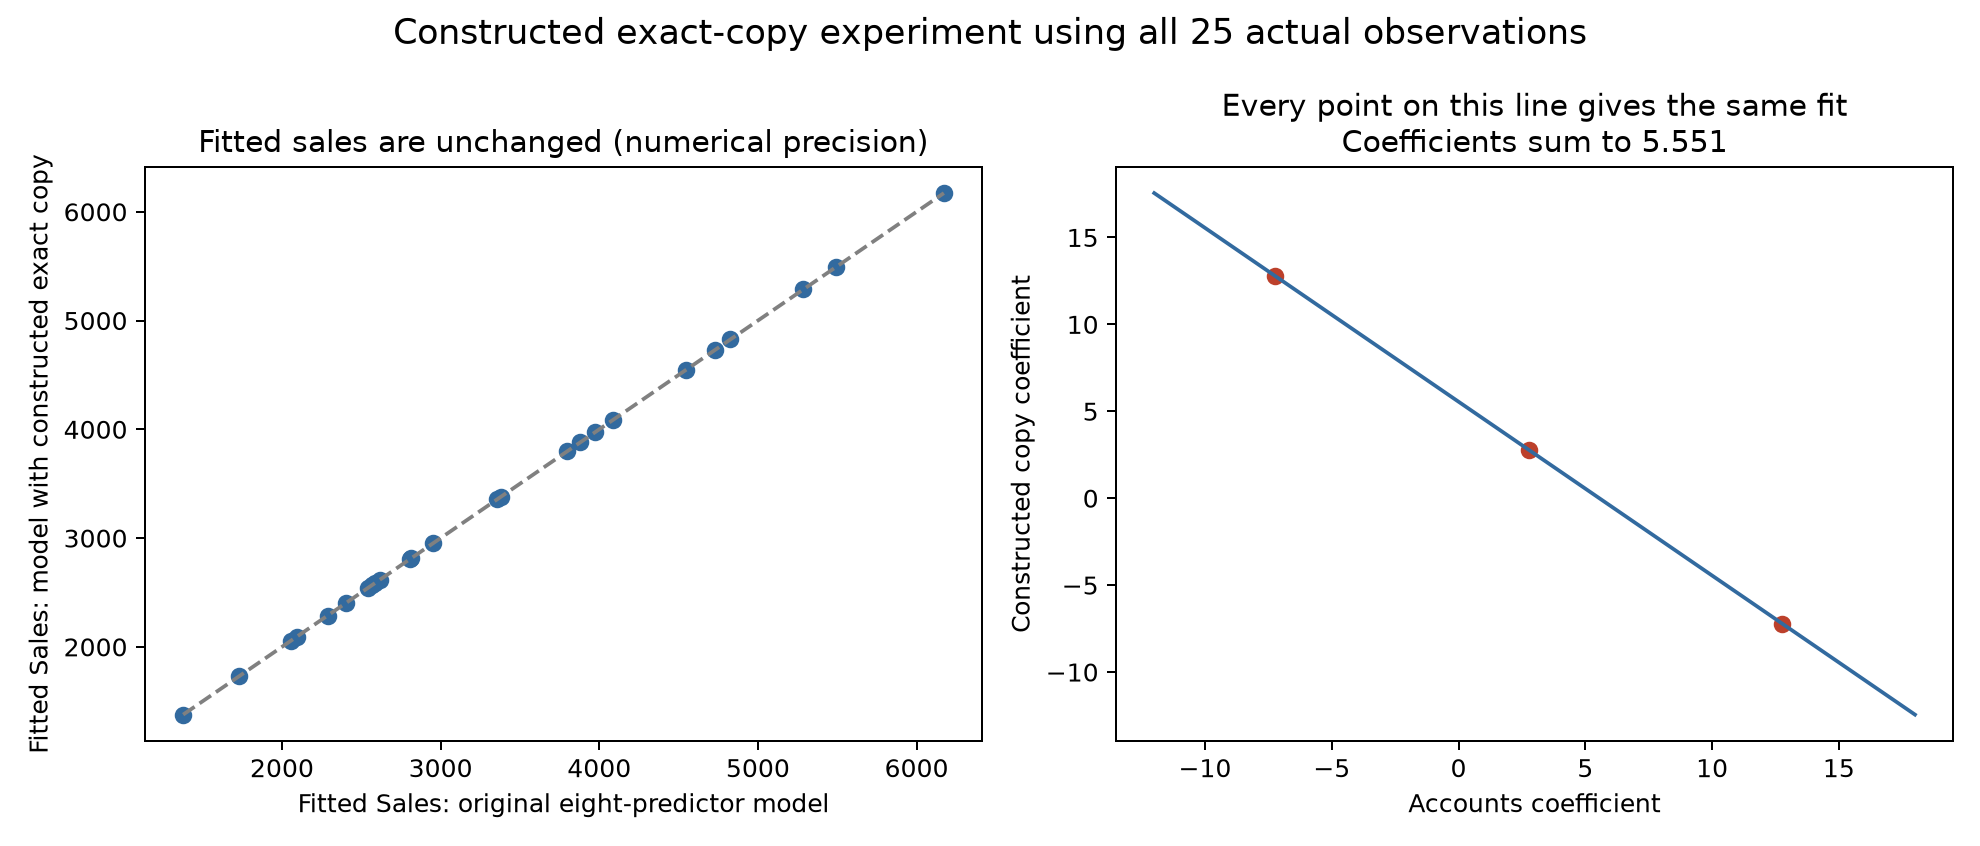

Python code for this plot:
import os
os.environ['MPLCONFIGDIR']='.mplcache'
import matplotlib
matplotlib.use('Agg')
import matplotlib.pyplot as plt
import pandas as pd
import numpy as np
import statsmodels.api as sm
import json

df=pd.read_csv('sales_territory.csv')
x=sm.add_constant(df.drop(columns='Sales'))
base=sm.OLS(df.Sales,x).fit()
xc=x.copy();xc['Accounts_exact_copy_constructed']=df.Accts
copy=sm.OLS(df.Sales,xc).fit()
constructed=df.copy();constructed['Accounts_exact_copy_constructed']=df.Accts
constructed.to_csv('sales_with_constructed_accounts_exact_copy.csv',index=False)
variants=[]
for shift in [-10,0,10]:
    b=copy.params.copy();b['Accts']+=shift;b['Accounts_exact_copy_constructed']-=shift
    variants.append({'Accounts_coefficient':float(b.Accts),'copy_coefficient':float(b.Accounts_exact_copy_constructed),'sum':float(b.Accts+b.Accounts_exact_copy_constructed),'max_fitted_difference_from_original':float(np.max(np.abs(xc@b-base.fittedvalues)))})
r={'original_accounts_slope':float(base.params.Accts),'original_design_columns':x.shape[1],'original_design_rank':int(np.linalg.matrix_rank(x)),'duplicate_design_columns':xc.shape[1],'duplicate_design_rank':int(np.linalg.matrix_rank(xc)),'software_pseudoinverse_accounts_coefficient':float(copy.params.Accts),'software_pseudoinverse_copy_coefficient':float(copy.params.Accounts_exact_copy_constructed),'max_fitted_difference':float(np.max(np.abs(copy.fittedvalues-base.fittedvalues))),'equivalent_coefficient_choices':variants,'combined_accounts_slope_standard_error':float(base.bse.Accts),'combined_accounts_slope_ci95':base.conf_int().loc['Accts'].tolist()}
with open('accounts_exact_copy_demo_results.json','w') as f:json.dump(r,f,indent=2)
fig,axes=plt.subplots(1,2,figsize=(11,4.7))
axes[0].scatter(base.fittedvalues,copy.fittedvalues,color='#326a9f')
lo=base.fittedvalues.min();hi=base.fittedvalues.max()
axes[0].plot([lo,hi],[lo,hi],color='gray',linestyle='--')
axes[0].set_xlabel('Fitted Sales: original eight-predictor model')
axes[0].set_ylabel('Fitted Sales: model with constructed exact copy')
axes[0].set_title('Fitted sales are unchanged (numerical precision)')
aa=np.linspace(-12,18,200)
axes[1].plot(aa,base.params.Accts-aa,color='#326a9f')
for v in variants:axes[1].scatter(v['Accounts_coefficient'],v['copy_coefficient'],color='#bc402b')
axes[1].set_xlabel('Accounts coefficient')
axes[1].set_ylabel('Constructed copy coefficient')
axes[1].set_title(f'Every point on this line gives the same fit\nCoefficients sum to {base.params.Accts:.3f}')
fig.suptitle('Constructed exact-copy experiment using all 25 actual observations',fontsize=14)
fig.tight_layout();fig.savefig('accounts_exact_copy_demo.png',dpi=180)
print(json.dumps(r,indent=2))
